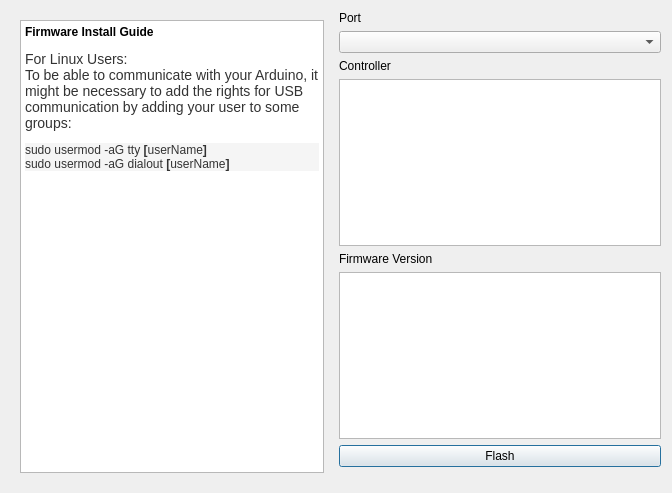
<?xml version="1.0" encoding="UTF-8"?>
<ui version="4.0">
 <class>Firmware</class>
 <widget class="QDialog" name="FirmwareFlashFrame">
  <property name="geometry">
   <rect>
    <x>0</x>
    <y>0</y>
    <width>672</width>
    <height>493</height>
   </rect>
  </property>
  <property name="windowTitle">
   <string>Update eKnitter</string>
  </property>
  <property name="modal">
   <bool>True</bool>
  </property>
  <layout class="QHBoxLayout" name="horizontalLayout">
   <item>
    <widget class="QWidget" name="widget" native="true">
     <layout class="QVBoxLayout" name="verticalLayout_2">
      <item>
       <widget class="QTextBrowser" name="textBrowser">
        <property name="html">
         <string notr="true">&lt;!DOCTYPE HTML PUBLIC &quot;-//W3C//DTD HTML 4.0//EN&quot; &quot;http://www.w3.org/TR/REC-html40/strict.dtd&quot;&gt;
&lt;html&gt;&lt;head&gt;&lt;meta name=&quot;qrichtext&quot; content=&quot;1&quot; /&gt;&lt;style type=&quot;text/css&quot;&gt;
p, li { white-space: pre-wrap; }
&lt;/style&gt;&lt;/head&gt;&lt;body style=&quot; font-family:'Sans Serif'; font-size:11pt; font-weight:400; font-style:normal;&quot;&gt;
&lt;p style=&quot; margin-top:18px; margin-bottom:12px; margin-left:0px; margin-right:0px; -qt-block-indent:0; text-indent:0px;&quot;&gt;&lt;span style=&quot; font-size:9pt; font-weight:600;&quot;&gt;Firmware Install Guide&lt;/span&gt;&lt;/p&gt;
&lt;p style=&quot; margin-top:12px; margin-bottom:12px; margin-left:0px; margin-right:0px; -qt-block-indent:0; text-indent:0px;&quot;&gt;&lt;span style=&quot; font-family:'Arial,sans-serif'; font-size:14px; color:#333333; background-color:#ffffff;&quot;&gt;For Linux Users:&lt;/span&gt;&lt;span style=&quot; font-family:'Arial,sans-serif'; font-size:14px; color:#333333;&quot;&gt; &lt;br /&gt;To be able to communicate with your Arduino, it might be necessary to add the rights for USB communication by adding your user to some groups:&lt;/span&gt;&lt;/p&gt;
&lt;p style=&quot; margin-top:0px; margin-bottom:0px; margin-left:0px; margin-right:0px; -qt-block-indent:0; text-indent:0px; background-color:#f5f5f5;&quot;&gt;&lt;span style=&quot; font-family:'Bitstream Vera Sans Mono,DejaVu Sans Mono,Monaco,Courier,monospace'; font-size:12px; color:#333333; background-color:#f5f5f5;&quot;&gt;sudo usermod -aG tty &lt;/span&gt;&lt;span style=&quot; font-family:'Bitstream Vera Sans Mono,DejaVu Sans Mono,Monaco,Courier,monospace'; font-size:12px; font-weight:600; color:#333333;&quot;&gt;[&lt;/span&gt;&lt;span style=&quot; font-family:'Bitstream Vera Sans Mono,DejaVu Sans Mono,Monaco,Courier,monospace'; font-size:12px; color:#333333;&quot;&gt;userName&lt;/span&gt;&lt;span style=&quot; font-family:'Bitstream Vera Sans Mono,DejaVu Sans Mono,Monaco,Courier,monospace'; font-size:12px; font-weight:600; color:#333333;&quot;&gt;]&lt;/span&gt;&lt;/p&gt;
&lt;p style=&quot; margin-top:0px; margin-bottom:0px; margin-left:0px; margin-right:0px; -qt-block-indent:0; text-indent:0px; background-color:#f5f5f5;&quot;&gt;&lt;span style=&quot; font-family:'Bitstream Vera Sans Mono,DejaVu Sans Mono,Monaco,Courier,monospace'; font-size:12px; color:#333333;&quot;&gt;sudo usermod -aG dialout &lt;/span&gt;&lt;span style=&quot; font-family:'Bitstream Vera Sans Mono,DejaVu Sans Mono,Monaco,Courier,monospace'; font-size:12px; font-weight:600; color:#333333;&quot;&gt;[&lt;/span&gt;&lt;span style=&quot; font-family:'Bitstream Vera Sans Mono,DejaVu Sans Mono,Monaco,Courier,monospace'; font-size:12px; color:#333333;&quot;&gt;userName&lt;/span&gt;&lt;span style=&quot; font-family:'Bitstream Vera Sans Mono,DejaVu Sans Mono,Monaco,Courier,monospace'; font-size:12px; font-weight:600; color:#333333;&quot;&gt;]&lt;/span&gt;&lt;/p&gt;
&lt;p style=&quot;-qt-paragraph-type:empty; margin-top:0px; margin-bottom:0px; margin-left:0px; margin-right:0px; -qt-block-indent:0; text-indent:0px; font-family:'Arial,sans-serif'; font-size:14px; color:#333333;&quot;&gt;&lt;br /&gt;&lt;/p&gt;&lt;/body&gt;&lt;/html&gt;</string>
        </property>
       </widget>
      </item>
     </layout>
    </widget>
   </item>
   <item>
    <layout class="QVBoxLayout" name="verticalLayout">
     <item>
      <widget class="QLabel" name="label_3">
       <property name="text">
        <string>Port</string>
       </property>
      </widget>
     </item>
     <item>
      <widget class="QComboBox" name="port_combo_box"/>
     </item>
     <item>
      <widget class="QLabel" name="label">
       <property name="text">
        <string>Controller</string>
       </property>
      </widget>
     </item>
     <item>
      <widget class="QListWidget" name="controller_list"/>
     </item>
     <item>
      <widget class="QLabel" name="label_2">
       <property name="text">
        <string>Firmware Version</string>
       </property>
      </widget>
     </item>
     <item>
      <widget class="QListWidget" name="firmware_list"/>
     </item>
     <item>
      <widget class="QPushButton" name="flash_firmware">
       <property name="text">
        <string>Flash</string>
       </property>
       <property name="flat">
        <bool>False</bool>
       </property>
      </widget>
     </item>
     <item>
      <spacer name="verticalSpacer">
       <property name="orientation">
        <enum>Qt::Vertical</enum>
       </property>
       <property name="sizeHint" stdset="0">
        <size>
         <width>20</width>
         <height>40</height>
        </size>
       </property>
      </spacer>
     </item>
    </layout>
   </item>
  </layout>
 </widget>
 <resources/>
 <connections/>
</ui>
